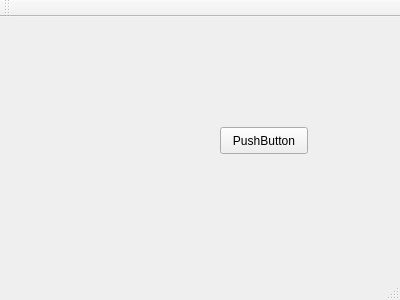
<?xml version="1.0" encoding="UTF-8"?>
<ui version="4.0">
 <class>MainWindow</class>
 <widget class="QMainWindow" name="MainWindow">
  <property name="geometry">
   <rect>
    <x>0</x>
    <y>0</y>
    <width>400</width>
    <height>300</height>
   </rect>
  </property>
  <property name="windowTitle">
   <string>MainWindow</string>
  </property>
  <widget class="QWidget" name="centralWidget">
   <widget class="QPushButton" name="pushButton">
    <property name="geometry">
     <rect>
      <x>220</x>
      <y>110</y>
      <width>88</width>
      <height>27</height>
     </rect>
    </property>
    <property name="text">
     <string>PushButton</string>
    </property>
   </widget>
  </widget>
  <widget class="QMenuBar" name="menuBar">
   <property name="geometry">
    <rect>
     <x>0</x>
     <y>0</y>
     <width>400</width>
     <height>24</height>
    </rect>
   </property>
  </widget>
  <widget class="QToolBar" name="mainToolBar">
   <attribute name="toolBarArea">
    <enum>TopToolBarArea</enum>
   </attribute>
   <attribute name="toolBarBreak">
    <bool>false</bool>
   </attribute>
  </widget>
  <widget class="QStatusBar" name="statusBar"/>
 </widget>
 <layoutdefault spacing="6" margin="11"/>
 <resources/>
 <connections/>
</ui>
